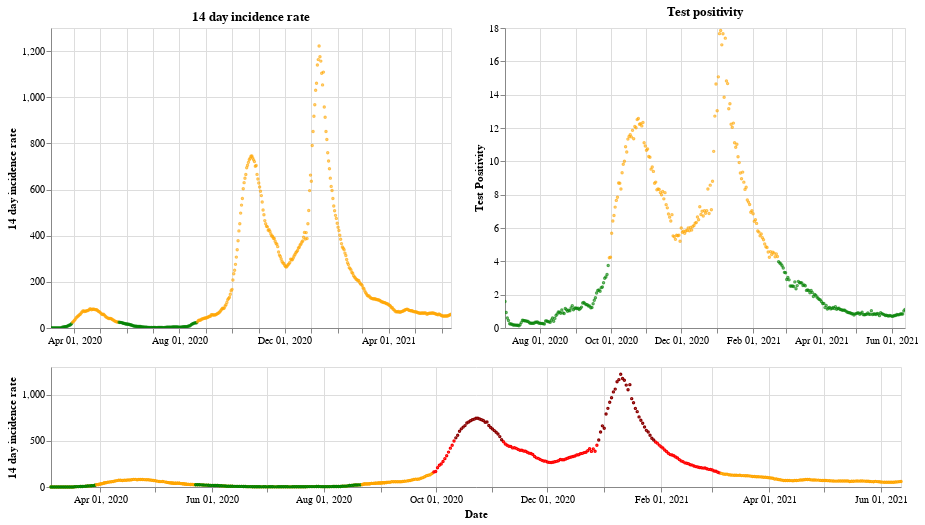

Notebook source saved alongside this figure:
### Markdown cell above
## Northern Ireland

### Code cell
plot_traffic_light('Northern Ireland')

### Figure 1 — Vega-Lite specification as saved in the notebook (floating-point values rounded to 4 significant figures; data arrays with more than 128 entries replaced by an {"elided": "..."} marker saying what was removed)
{"config": {"view": {"continuousWidth": 400, "continuousHeight": 300}}, "vconcat": [{"hconcat": [{"mark": {"type": "point", "size": 2}, "encoding": {"color": {"condition": {"value": "green", "test": "(datum.twoWeeklyCasesRate <= 25)"}, "value": "orange"}, "tooltip": [{"type": "nominal", "field": "areaName"}, {"type": "temporal", "field": "date"}, {"type": "quantitative", "field": "twoWeeklyCasesRate"}, {"type": "quantitative", "field": "testPositivity"}], "x": {"type": "temporal", "axis": {"title": ""}, "field": "date", "scale": {"domain": {"selection": "DateBrush"}}, "timeUnit": "yearmonthdate"}, "y": {"type": "quantitative", "axis": {"title": "14 day incidence rate"}, "field": "twoWeeklyCasesRate"}}, "title": "14 day incidence rate", "width": 400}, {"mark": {"type": "point", "size": 2}, "encoding": {"color": {"condition": {"value": "green", "test": "(datum.testPositivity <= 4)"}, "value": "orange"}, "tooltip": [{"type": "nominal", "field": "areaName"}, {"type": "temporal", "field": "date"}, {"type": "quantitative", "field": "twoWeeklyCasesRate"}, {"type": "quantitative", "field": "testPositivity"}], "x": {"type": "temporal", "axis": {"title": ""}, "field": "date", "scale": {"domain": {"selection": "DateBrush"}}, "timeUnit": "yearmonthdate"}, "y": {"type": "quantitative", "axis": {"title": "Test Positivity"}, "field": "testPositivity"}}, "title": "Test positivity", "width": 400}]}, {"layer": [{"mark": {"type": "point", "size": 2}, "encoding": {"color": {"condition": {"value": "orange", "test": "((50 && datum.twoWeeklyCasesRate) < 150)"}, "value": "red"}, "opacity": {"condition": {"value": 1, "test": "((50 && datum.twoWeeklyCasesRate) < 500)"}, "value": 0}, "tooltip": [{"type": "nominal", "field": "areaName"}, {"type": "temporal", "field": "date"}, {"type": "quantitative", "field": "twoWeeklyCasesRate"}, {"type": "quantitative", "field": "testPositivity"}], "x": {"type": "temporal", "axis": {"title": "Date"}, "field": "date", "timeUnit": "yearmonthdate"}, "y": {"type": "quantitative", "axis": {"title": "14 day incidence rate"}, "field": "twoWeeklyCasesRate"}}, "selection": {"DateBrush": {"type": "interval", "encodings": ["x"], "fields": ["Time"]}}, "width": 850}, {"mark": {"type": "point", "size": 2}, "encoding": {"color": {"value": "darkred"}, "opacity": {"condition": {"value": 1, "test": "(datum.twoWeeklyCasesRate >= 500)"}, "value": 0}, "tooltip": [{"type": "nominal", "field": "areaName"}, {"type": "temporal", "field": "date"}, {"type": "quantitative", "field": "twoWeeklyCasesRate"}, {"type": "quantitative", "field": "testPositivity"}], "x": {"type": "temporal", "axis": {"title": "Date"}, "field": "date", "timeUnit": "yearmonthdate"}, "y": {"type": "quantitative", "axis": {"title": "14 day incidence rate"}, "field": "twoWeeklyCasesRate"}}, "width": 400}, {"mark": {"type": "point", "size": 2}, "encoding": {"color": {"condition": {"value": "green", "test": "((4 && datum.twoWeeklyCasesRate) < 25)"}, "value": "orange"}, "opacity": {"condition": {"value": 1, "test": "(datum.twoWeeklyCasesRate < 50)"}, "value": 0}, "tooltip": [{"type": "nominal", "field": "areaName"}, {"type": "temporal", "field": "date"}, {"type": "quantitative", "field": "twoWeeklyCasesRate"}, {"type": "quantitative", "field": "testPositivity"}], "x": {"type": "temporal", "axis": {"title": "Date"}, "field": "date", "timeUnit": "yearmonthdate"}, "y": {"type": "quantitative", "axis": {"title": "14 day incidence rate"}, "field": "twoWeeklyCasesRate"}}, "width": 400}], "height": 120, "width": 800}], "data": {"name": "data-6126cd2d854a3db9f42106e5b982833c"}, "$schema": "https://vega.github.io/schema/vega-lite/v4.8.1.json", "datasets": {"data-6126cd2d854a3db9f42106e5b982833c": {"elided": "465 records"}}}
